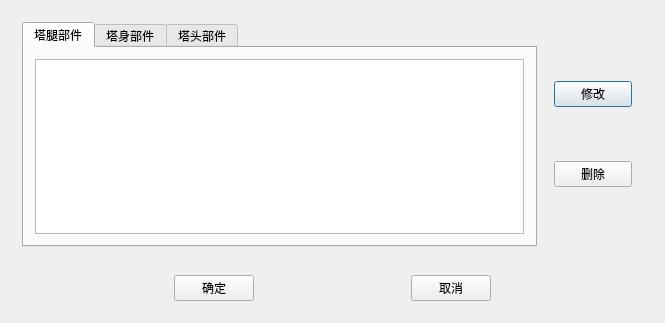
<?xml version="1.0" encoding="UTF-8"?>
<ui version="4.0">
 <class>Manage_PartDataClass</class>
 <widget class="QDialog" name="Manage_PartDataClass">
  <property name="geometry">
   <rect>
    <x>0</x>
    <y>0</y>
    <width>665</width>
    <height>323</height>
   </rect>
  </property>
  <property name="windowTitle">
   <string>部件数据管理</string>
  </property>
  <layout class="QVBoxLayout" name="verticalLayout_2">
   <item>
    <widget class="QWidget" name="widget_3" native="true">
     <layout class="QHBoxLayout" name="horizontalLayout_2">
      <item>
       <widget class="QTabWidget" name="tabWidget">
        <property name="currentIndex">
         <number>0</number>
        </property>
        <widget class="QWidget" name="tab">
         <attribute name="title">
          <string>塔腿部件</string>
         </attribute>
         <layout class="QHBoxLayout" name="horizontalLayout_3">
          <item>
           <widget class="QTableWidget" name="tableWidget"/>
          </item>
         </layout>
        </widget>
        <widget class="QWidget" name="tab_2">
         <attribute name="title">
          <string>塔身部件</string>
         </attribute>
         <layout class="QHBoxLayout" name="horizontalLayout_4">
          <item>
           <widget class="QTableWidget" name="tableWidget_2"/>
          </item>
         </layout>
        </widget>
        <widget class="QWidget" name="widget">
         <attribute name="title">
          <string>塔头部件</string>
         </attribute>
         <layout class="QHBoxLayout" name="horizontalLayout_5">
          <item>
           <widget class="QTableWidget" name="tableWidget_3"/>
          </item>
         </layout>
        </widget>
       </widget>
      </item>
      <item>
       <widget class="QWidget" name="widget_2" native="true">
        <property name="maximumSize">
         <size>
          <width>100</width>
          <height>16777215</height>
         </size>
        </property>
        <layout class="QVBoxLayout" name="verticalLayout">
         <item>
          <widget class="QPushButton" name="btn_modify">
           <property name="text">
            <string>修改</string>
           </property>
          </widget>
         </item>
         <item>
          <widget class="QPushButton" name="btn_delete">
           <property name="text">
            <string>删除</string>
           </property>
          </widget>
         </item>
        </layout>
       </widget>
      </item>
     </layout>
    </widget>
   </item>
   <item>
    <widget class="QWidget" name="widget" native="true">
     <layout class="QHBoxLayout" name="horizontalLayout">
      <item>
       <spacer name="horizontalSpacer_4">
        <property name="orientation">
         <enum>Qt::Horizontal</enum>
        </property>
        <property name="sizeHint" stdset="0">
         <size>
          <width>40</width>
          <height>20</height>
         </size>
        </property>
       </spacer>
      </item>
      <item>
       <widget class="QPushButton" name="btn_ok">
        <property name="text">
         <string>确定</string>
        </property>
       </widget>
      </item>
      <item>
       <spacer name="horizontalSpacer">
        <property name="orientation">
         <enum>Qt::Horizontal</enum>
        </property>
        <property name="sizeHint" stdset="0">
         <size>
          <width>40</width>
          <height>20</height>
         </size>
        </property>
       </spacer>
      </item>
      <item>
       <widget class="QPushButton" name="btn_cancle">
        <property name="text">
         <string>取消</string>
        </property>
       </widget>
      </item>
      <item>
       <spacer name="horizontalSpacer_3">
        <property name="orientation">
         <enum>Qt::Horizontal</enum>
        </property>
        <property name="sizeHint" stdset="0">
         <size>
          <width>40</width>
          <height>20</height>
         </size>
        </property>
       </spacer>
      </item>
     </layout>
    </widget>
   </item>
  </layout>
 </widget>
 <layoutdefault spacing="6" margin="11"/>
 <resources/>
 <connections/>
</ui>
